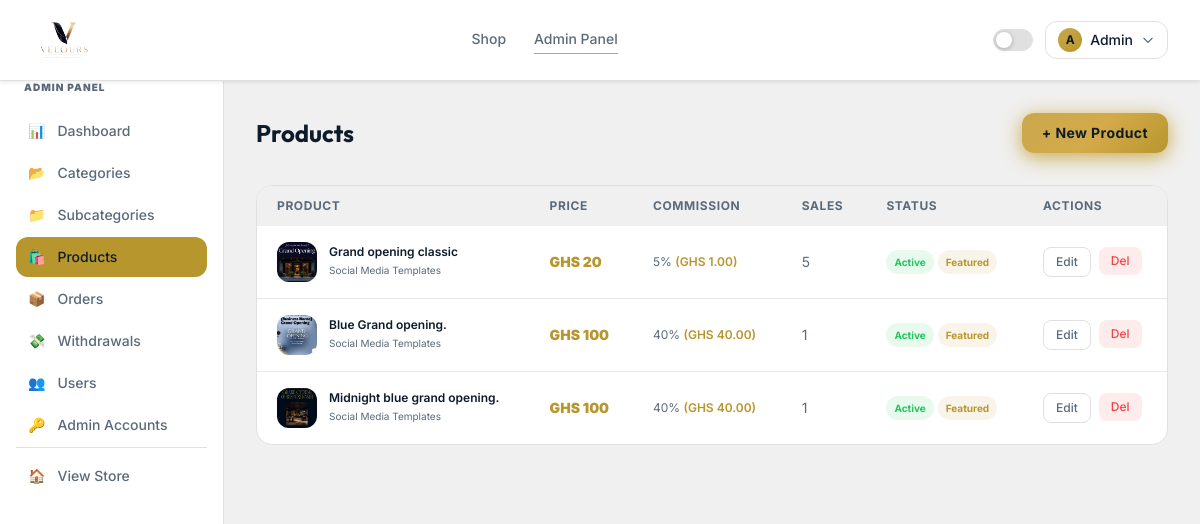
/admin/products (signed in), run on the app's committed database.
### app/models.py (models this page shows, shortened)
class User(UserMixin, db.Model):
    __tablename__ = 'users'
    id = db.Column(db.Integer, primary_key=True)
    name = db.Column(db.String(100), nullable=False)
    email = db.Column(db.String(150), unique=True, nullable=False)
    phone = db.Column(db.String(20), nullable=True)
    password_hash = db.Column(db.String(255), nullable=False)
    is_admin = db.Column(db.Boolean, default=False)
    is_active = db.Column(db.Boolean, default=True)
    referral_code = db.Column(db.String(12), unique=True, nullable=True)
    referral_unlocked = db.Column(db.Boolean, default=False)
    referral_slots_total = db.Column(db.Integer, default=0)
    referral_slots_used = db.Column(db.Integer, default=0)
    referred_by_id = db.Column(db.Integer, db.ForeignKey('users.id'), nullable=True)
    wallet_balance = db.Column(db.Float, default=0.0)
    created_at = db.Column(db.DateTime, default=datetime.utcnow)
    orders = db.relationship('Order', backref='buyer', lazy=True, foreign_keys='Order.user_id')
    commissions = db.relationship('Commission', backref='earner', lazy=True, foreign_keys='Commission.referrer_id')
    referred_users = db.relationship('User', backref=db.backref('referred_by', remote_side=[id]), lazy=True)

class Product(db.Model):
    __tablename__ = 'products'
    id = db.Column(db.Integer, primary_key=True)
    name = db.Column(db.String(200), nullable=False)
    slug = db.Column(db.String(200), unique=True, nullable=False)
    description = db.Column(db.Text, nullable=True)
    price = db.Column(db.Float, nullable=False)
    referral_commission_pct = db.Column(db.Float, default=0.0)
    preview_image = db.Column(db.String(300), nullable=True)
    delivery_content = db.Column(db.Text, nullable=True)
    category_id = db.Column(db.Integer, db.ForeignKey('categories.id'), nullable=True)
    subcategory_id = db.Column(db.Integer, db.ForeignKey('subcategories.id'), nullable=True)
    is_active = db.Column(db.Boolean, default=True)
    is_featured = db.Column(db.Boolean, default=False)
    total_sales = db.Column(db.Integer, default=0)
    created_at = db.Column(db.DateTime, default=datetime.utcnow)
    orders = db.relationship('Order', backref='product', lazy=True)
    @property
    def commission_amount(self):
        return round(self.price * self.referral_commission_pct / 100, 2)

class Category(db.Model):
    __tablename__ = 'categories'
    id = db.Column(db.Integer, primary_key=True)
    name = db.Column(db.String(100), nullable=False)
    slug = db.Column(db.String(100), unique=True, nullable=False)
    description = db.Column(db.Text, nullable=True)
    icon = db.Column(db.String(10), default='📦')
    cover_image = db.Column(db.String(300), nullable=True)  # folder cover image
    created_at = db.Column(db.DateTime, default=datetime.utcnow)
    subcategories = db.relationship('Subcategory', backref='category', lazy=True, cascade='all, delete-orphan')
    products = db.relationship('Product', backref='category', lazy=True)
    @property
    def cover(self):
        """Returns cover image or first subcategory cover or first product image"""
        if self.cover_image:
            return self.cover_image
        for sub in self.subcategories:
            if sub.cover_image:
                return sub.cover_image
            for p in sub.products:
                if p.preview_image:
                    return p.preview_image
        for p in self.products:
            if p.preview_image:
                return p.preview_image
        return None

### app/blueprints/admin.py (the view)
@admin_bp.route('/products')
@admin_required
def products():
    return render_template('admin/products.html',
                           products=Product.query.order_by(Product.created_at.desc()).all())

### app/blueprints/admin.py (called while the page is built)
def admin_required(f):
    @wraps(f)
    @login_required
    def decorated(*args, **kwargs):
        if not current_user.is_admin:
            flash('Admin access required.', 'error')
            return redirect(url_for('store.index'))
        return f(*args, **kwargs)
    return decorated

### app/templates/admin/products.html (shortened to what this page needs)
{% extends 'admin/base_admin.html' %}
{% block admin_content %}
<div class="fade-in">
  <div class="flex justify-between items-center mb-8">
    <h1 class="font-display text-2xl font-bold" style="color:var(--text-primary)">Products</h1>
    <a href="{{ url_for('admin.create_product') }}" class="btn-gold px-5 py-2.5 rounded-xl text-sm font-bold shadow-gold">+ New Product</a>
  </div>
  <div class="card rounded-2xl overflow-hidden">
    <table class="w-full text-sm">
      <thead style="background:var(--bg-primary)">
        <tr>
          {% for h in ['Product', 'Price', 'Commission', 'Sales', 'Status', 'Actions'] %}
          <th class="px-5 py-3 text-left text-xs font-bold text-muted uppercase tracking-wider">{{ h }}</th>
          {% endfor %}
        </tr>
      </thead>
      <tbody class="divide-y divide-themed">
        {% for p in products %}
        <tr class="hover:bg-gold-500/3 transition-colors">
          <td class="px-5 py-4">
            <div class="flex items-center gap-3">
              {% if p.preview_image %}
              <img src="{{ url_for('static', filename=p.preview_image) }}" class="w-10 h-10 rounded-xl object-cover"/>
              {% else %}
              <div class="w-10 h-10 rounded-xl bg-gold-500/10 flex items-center justify-center text-lg">
                {% if p.category %}{{ p.category.icon }}{% else %}📦{% endif %}
              </div>
              {% endif %}
              <div>
                <p class="font-semibold text-xs" style="color:var(--text-primary)">{{ p.name }}</p>
                {% if p.category %}<p class="text-[10px] text-muted">{{ p.category.name }}</p>{% endif %}
              </div>
            </div>
          </td>
          <td class="px-5 py-4 font-black text-gold-500">GHS {{ '%.0f'|format(p.price) }}</td>
          <td class="px-5 py-4 text-xs text-muted">
            {{ '%.0f'|format(p.referral_commission_pct) }}%
            <span class="text-gold-500 font-semibold">(GHS {{ '%.2f'|format(p.commission_amount) }})</span>
          </td>
          <td class="px-5 py-4 text-muted">{{ p.total_sales }}</td>
          <td class="px-5 py-4">
            <div class="flex gap-1 flex-wrap">
              <span class="px-2 py-0.5 rounded-full text-[10px] font-bold
                {% if p.is_active %}bg-green-500/10 text-green-500{% else %}bg-gray-500/10 text-muted{% endif %}">
                {% if p.is_active %}Active{% else %}Hidden{% endif %}
              </span>
              {% if p.is_featured %}
              <span class="px-2 py-0.5 rounded-full text-[10px] font-bold bg-gold-500/10 text-gold-500">Featured</span>
              {% endif %}
            </div>
          </td>
          <td class="px-5 py-4">
            <div class="flex gap-2">
              <a href="{{ url_for('admin.edit_product', id=p.id) }}"
                 class="text-xs card px-3 py-1.5 rounded-lg text-muted hover:text-gold-500 transition-colors font-medium">Edit</a>
              <form method="POST" action="{{ url_for('admin.delete_product', id=p.id) }}"
                    onsubmit="return confirm('Delete this product?')">
                <button class="text-xs bg-red-500/10 text-red-500 px-3 py-1.5 rounded-lg hover:bg-red-500/20 transition-colors font-medium">Del</button>
              </form>
            </div>
          </td>
        </tr>
        {% else %}
        <tr><td colspan="6" class="px-5 py-16 text-center text-muted">
          No products. <a href="{{ url_for('admin.create_product') }}" class="text-gold-500 hover:underline">Create your first one →</a>
        </td></tr>
        {% endfor %}
      </tbody>
    </table>
  </div>
</div>
{% endblock %}

### app/templates/base.html (shortened to what this page needs)
<!DOCTYPE html>
<html lang="en" id="html-root" class="scroll-smooth">
<head>
  <script src="https://cdn.tailwindcss.com"></script>
</head>
<body>
<nav class="nav-bg sticky top-0 z-50 border-b border-themed">
  <div class="max-w-7xl mx-auto px-4 sm:px-6 lg:px-8">
    <div class="flex items-center justify-between h-20">
      <a href="{{ url_for('store.index') }}" class="flex items-center gap-2.5 group">
        <img src="{{ url_for('static', filename='img/logo.png') }}"
             alt="{{ APP_NAME }}"
             class="h-16 w-auto object-contain"
             onerror="this.style.display='none'; this.nextElementSibling.style.display='flex'"/>
      </a>
      <div class="hidden md:flex items-center gap-7">
        <a href="{{ url_for('store.shop') }}"
           class="nav-link text-sm font-medium text-muted hover:text-accent transition-colors pb-0.5
           {% if request.endpoint == 'store.shop' %}active{% endif %}">Shop</a>
        {% if current_user.is_authenticated %}
          {% if current_user.is_admin %}
          <a href="{{ url_for('admin.dashboard') }}"
             class="nav-link text-sm font-medium text-muted hover:text-accent transition-colors pb-0.5
             {% if request.endpoint and 'admin' in request.endpoint %}active{% endif %}">Admin Panel</a>
          {% else %}
          <a href="{{ url_for('dashboard.index') }}"
             class="nav-link text-sm font-medium text-muted hover:text-accent transition-colors pb-0.5
             {% if request.endpoint == 'dashboard.index' %}active{% endif %}">Dashboard</a>
          {% endif %}
        {% endif %}
      </div>
      <div class="flex items-center gap-3">
        <div id="theme-toggle" class="theme-pill" onclick="toggleTheme()" title="Toggle theme">
          <div class="theme-pill-dot"></div>
        </div>
        {% if current_user.is_authenticated %}
        <div class="relative" x-data="{ open:false }">
          <button @click="open=!open"
                  class="flex items-center gap-2 px-3 py-1.5 rounded-xl border border-themed hover:border-gold-400 transition-all"
                  style="border-color:var(--border)">
            <div class="w-6 h-6 rounded-full flex items-center justify-center"
                 style="background:linear-gradient(135deg,#C9A84C,#B8962E)">
              <span class="text-navy font-bold text-xs">{{ current_user.name[0].upper() }}</span>
            </div>
            <span class="text-sm font-medium hidden sm:block" style="color:var(--text-primary)">
              {{ current_user.name.split()[0] }}
            </span>
            <svg class="w-3.5 h-3.5 text-muted" fill="none" stroke="currentColor" viewBox="0 0 24 24">
              <path stroke-linecap="round" stroke-linejoin="round" stroke-width="2" d="M19 9l-7 7-7-7"/>
            </svg>
          </button>
        </div>
        {% else %}
        <a href="{{ url_for('auth.login') }}"
           class="text-sm font-medium text-muted hover:text-accent transition-colors">Sign in</a>
        <a href="{{ url_for('auth.register') }}"
           class="btn-gold px-4 py-2 rounded-xl text-sm">Join Free</a>
        {% endif %}
      </div>
    </div>
  </div>
</nav>
<main>{% block content %}{% endblock %}</main>
</body>
</html>

### app/templates/base.html (style rules this page uses)
:root { --bg-primary: #f0f0f0; --bg-card: #ffffff; --bg-nav: rgba(255,255,255,0.94); --border: #e0e0e0; --text-primary: #0D1B2A; --text-muted: #5a6a7a; --gold: #C9A84C; --gold-hover: #B8962E; --gold-glow: rgba(201,168,76,0.22); --nav-shadow: 0 1px 4px rgba(13,27,42,0.10); }
body { background-color: var(--bg-primary); color: var(--text-primary); font-family: 'Inter', sans-serif; transition: background-color 0.3s ease, color 0.3s ease; }
.card { background: var(--bg-card); border: 1px solid var(--border); }
.text-muted { color: var(--text-muted); }
.nav-bg { background: var(--bg-nav); box-shadow: var(--nav-shadow); backdrop-filter: blur(16px); -webkit-backdrop-filter: blur(16px); }
.border-themed { border-color: var(--border); }
.btn-gold { background: linear-gradient(135deg, #C9A84C 0%, #d4aa4a 50%, #B8962E 100%); color: #0D1B2A; font-weight: 600; letter-spacing: 0.03em; transition: all 0.25s ease; box-shadow: 0 2px 12px rgba(201,168,76,0.25); }
.fade-in { animation: fadeUp 0.38s cubic-bezier(0.22,1,0.36,1) both; }
.nav-link { position: relative; }
.nav-link::after { content:''; position:absolute; bottom:-3px; left:0; right:0; height:1.5px; background:var(--gold); transform:scaleX(0); transition:transform 0.2s ease; transform-origin:center; }
.nav-link:hover::after, .nav-link.active::after { transform:scaleX(1); }
.theme-pill { width:40px; height:22px; background:var(--border); border-radius:11px; position:relative; cursor:pointer; transition:background 0.3s; border:1px solid var(--border); }
.theme-pill-dot { width:16px; height:16px; background:#fff; border-radius:50%; position:absolute; top:2px; left:2px; transition:transform 0.3s; box-shadow:0 1px 4px rgba(0,0,0,0.25); }

### data on the page
User: name "A", name "Admin"
Product: preview_image (picture), name "Grand opening classic", category.name "Social Media Templates", price "20", referral_commission_pct "5", commission_amount "1.00", total_sales "5", is_active "Active", is_featured "Featured"
Product: preview_image (picture), name "Blue Grand opening.", category.name "Social Media Templates", price "100", referral_commission_pct "40", commission_amount "40.00", total_sales "1", is_active "Active", is_featured "Featured"
Product: preview_image (picture), name "Midnight blue grand opening.", category.name "Social Media Templates", price "100", referral_commission_pct "40", commission_amount "40.00", total_sales "1", is_active "Active", is_featured "Featured"

### other printed values
{{ icon }} "📊" "📂" "📁" "🛍️" "📦" "💸" "👥" "🔑"
{{ label }} "Dashboard" "Categories" "Subcategories" "Products" "Orders" "Withdrawals" "Users" "Admin Accounts"
{{ h }} "PRODUCT" "PRICE" "COMMISSION" "SALES" "STATUS" "ACTIONS"
